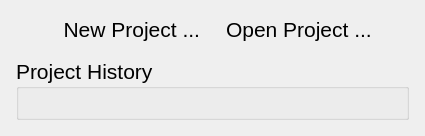
<?xml version="1.0" encoding="UTF-8"?>
<ui version="4.0">
 <class>NewOpenProjectPanel</class>
 <widget class="QWidget" name="NewOpenProjectPanel">
  <property name="geometry">
   <rect>
    <x>0</x>
    <y>0</y>
    <width>425</width>
    <height>136</height>
   </rect>
  </property>
  <property name="sizePolicy">
   <sizepolicy hsizetype="Preferred" vsizetype="Preferred">
    <horstretch>0</horstretch>
    <verstretch>0</verstretch>
   </sizepolicy>
  </property>
  <property name="windowTitle">
   <string>Form</string>
  </property>
  <property name="autoFillBackground">
   <bool>false</bool>
  </property>
  <layout class="QVBoxLayout" name="verticalLayout_2">
   <property name="leftMargin">
    <number>7</number>
   </property>
   <property name="topMargin">
    <number>7</number>
   </property>
   <property name="rightMargin">
    <number>7</number>
   </property>
   <property name="bottomMargin">
    <number>7</number>
   </property>
   <item>
    <widget class="QWidget" name="widget" native="true">
     <layout class="QVBoxLayout" name="verticalLayout">
      <item>
       <layout class="QHBoxLayout" name="horizontalLayout">
        <item>
         <spacer name="horizontalSpacer_2">
          <property name="orientation">
           <enum>Qt::Horizontal</enum>
          </property>
          <property name="sizeType">
           <enum>QSizePolicy::Minimum</enum>
          </property>
          <property name="sizeHint" stdset="0">
           <size>
            <width>20</width>
            <height>1</height>
           </size>
          </property>
         </spacer>
        </item>
        <item>
         <widget class="QLabel" name="newProjectLabel">
          <property name="font">
           <font>
            <pointsize>16</pointsize>
           </font>
          </property>
          <property name="text">
           <string>New Project ...</string>
          </property>
          <property name="alignment">
           <set>Qt::AlignRight|Qt::AlignTrailing|Qt::AlignVCenter</set>
          </property>
         </widget>
        </item>
        <item>
         <spacer name="horizontalSpacer">
          <property name="orientation">
           <enum>Qt::Horizontal</enum>
          </property>
          <property name="sizeType">
           <enum>QSizePolicy::Minimum</enum>
          </property>
          <property name="sizeHint" stdset="0">
           <size>
            <width>20</width>
            <height>1</height>
           </size>
          </property>
         </spacer>
        </item>
        <item>
         <widget class="QLabel" name="openProjectLabel">
          <property name="font">
           <font>
            <pointsize>16</pointsize>
           </font>
          </property>
          <property name="text">
           <string>Open Project ...</string>
          </property>
         </widget>
        </item>
        <item>
         <spacer name="horizontalSpacer_3">
          <property name="orientation">
           <enum>Qt::Horizontal</enum>
          </property>
          <property name="sizeType">
           <enum>QSizePolicy::Minimum</enum>
          </property>
          <property name="sizeHint" stdset="0">
           <size>
            <width>20</width>
            <height>1</height>
           </size>
          </property>
         </spacer>
        </item>
       </layout>
      </item>
      <item>
       <spacer name="verticalSpacer_2">
        <property name="orientation">
         <enum>Qt::Vertical</enum>
        </property>
        <property name="sizeType">
         <enum>QSizePolicy::Minimum</enum>
        </property>
        <property name="sizeHint" stdset="0">
         <size>
          <width>0</width>
          <height>10</height>
         </size>
        </property>
       </spacer>
      </item>
      <item>
       <widget class="QGroupBox" name="recentProjectsGroup">
        <property name="font">
         <font>
          <pointsize>16</pointsize>
          <kerning>true</kerning>
         </font>
        </property>
        <property name="styleSheet">
         <string notr="true"/>
        </property>
        <property name="title">
         <string>Project History</string>
        </property>
        <layout class="QVBoxLayout" name="verticalLayout_3">
         <item>
          <spacer name="verticalSpacer">
           <property name="orientation">
            <enum>Qt::Vertical</enum>
           </property>
           <property name="sizeType">
            <enum>QSizePolicy::Minimum</enum>
           </property>
           <property name="sizeHint" stdset="0">
            <size>
             <width>0</width>
             <height>10</height>
            </size>
           </property>
          </spacer>
         </item>
        </layout>
       </widget>
      </item>
     </layout>
    </widget>
   </item>
  </layout>
 </widget>
 <resources/>
 <connections/>
</ui>
